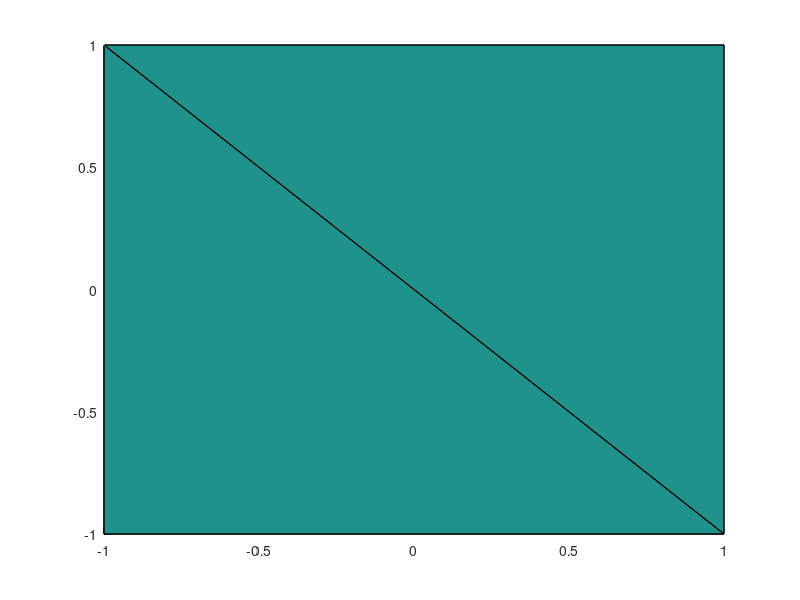

This chart was generated by the following MATLAB code: (Note: this script raises an error after producing the figure.)
function [h, ind] = plot_correlation_simplex(labels)
% PLOT_CORRELATION_SIMPLEX  Plots the correlations simplex for two-qubit states.
%  [h, ind] = plot_correlation_simplex(group)
%
%  Plots the geometrical representation of the set of allowed
%  correlations in a two-qubit state. For each group of three
%  correlation variables the set is a tetrahedron.
%
%  The groups are 'diagonal', 'pos' and 'neg'.
%  For diagonal correlations the vertices correspond to the four Bell states.
%
%  Returns the graphics handle h and a vector of three linear
%  indices denoting the correlations to be plotted as the x, y and z coordinates.

% NOTE the strange logic in the ordering of the pos and neg
% correlations follows the logic of the Bell state labeling convention, kind of.

% Ville Bergholm  2011-2014


if nargin < 1
  labels = 'diagonal';
end

% vertices and faces
v = [1, 1, -1;  1, -1, 1;  -1, 1, 1; -1, -1, -1];
f = [1,2,4; 2,3,4; 3,1,4; 3,2,1];

hold off;
% tetrahedron
h = patch('Faces', f, 'Vertices', v, 'FaceVertexCData', 0, 'FaceColor', 'flat');
hold on;
alpha(0.2)
grid on
view(-35, 30)
axis equal


% mark vertices
plot3(0, 0, 0, 'r.'); % center
plot3(v(:,1), v(:,2), v(:,3), 'r.');

% label axes and vertices
switch labels
  case 'diagonal'
    title('diagonal correlations')
    xlabel('XX');
    ylabel('YY');
    zlabel('ZZ');
    text(1.1, 1.1, -1.1, '|\Psi^+\rangle');
    text(1.1, -1.1, 1.1, '|\Phi^+\rangle');
    text(-1.1, 1.1, 1.1, '|\Phi^-\rangle');
    text(-1.2, -1.2, -1.2, '|\Psi^-\rangle');
    ind = [6, 11, 16];
  case 'pos'
    title('pos correlations')
    xlabel('ZX');
    ylabel('XY');
    zlabel('YZ');
    text(1.1, -1.1, 1.1, '|y+,0\rangle +|y-,1\rangle');
    text(-1.1, 1.1, 1.1, '|y+,0\rangle -|y-,1\rangle');
    text(1.1, 1.1, -1.1, '|y-,0\rangle +|y+,1\rangle');
    text(-1.2, -1.2, -1.2, '|y-,0\rangle -|y+,1\rangle');
    ind = [8, 10, 15];
  case 'neg'
    title('neg correlations')
    xlabel('XZ');
    ylabel('YX');
    zlabel('ZY');
    text(1.1, 1.1, -1.1, '|0,y-\rangle +|1,y+\rangle');
    text(-1.1, 1.1, 1.1, '|0,y+\rangle -|1,y-\rangle');
    text(1.1, -1.1, 1.1, '|0,y+\rangle +|1,y-\rangle');
    text(-1.2, -1.2, -1.2, '|0,y-\rangle -|1,y+\rangle');
    ind = [14, 7, 12];
  case 'none'
    ind = [];
  otherwise
    error('Unknown set of correlations.')
end
